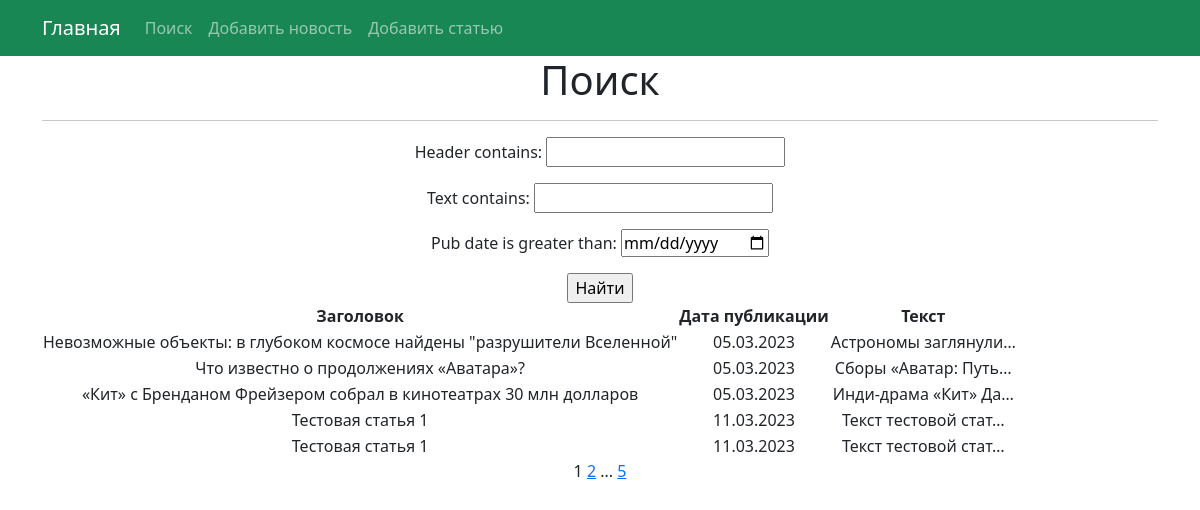
The app's page /news/search/ with its own data.
### news/models.py (models this page shows, shortened)
class Post(models.Model):
    NEWS = 'n'
    ARTICLE = 'a'
    POST_TYPE = [
        (NEWS, 'Новость'),
        (ARTICLE, 'Статья'),
    ]
    author = models.ForeignKey(Author, on_delete=models.CASCADE)
    type = models.CharField(max_length=1, choices=POST_TYPE, default=ARTICLE)
    pub_date = models.DateTimeField(auto_now_add=True)
    categories = models.ManyToManyField(Category, through='PostCategory')
    header = models.CharField(max_length=255)
    text = models.TextField(default='')
    rating = models.IntegerField(default=0)

### news/views.py (the view)
# urls.py: path('search/', NewsSearch.as_view(), name='search'),
class NewsSearch(ListView):
    model = Post
    ordering = 'pub_date'
    template_name = 'search.html'
    context_object_name = 'news_list'
    paginate_by = 5
    def get_queryset(self):
        queryset = super().get_queryset()
        self.filterset = PostFilter(self.request.GET, queryset)
        return self.filterset.qs
    def get_context_data(self, **kwargs):
        context = super().get_context_data(**kwargs)
        context['filterset'] = self.filterset
        return context

### news/templatetags/custom_filters.py (called while the page is built)
@register.filter()
def censor(value):
    text = value.split()
    censored = []
    for i in text:
        if i in CENSOR:
            censored.append(i[0] + '*' * (len(i) - 1))
        else:
            censored.append(i)
    return ' '.join(censored)

@register.simple_tag(takes_context=True)
def url_replace(context, **kwargs):
    d = context['request'].GET.copy()
    for k, v in kwargs.items():
        d[k] = v
    return d.urlencode()

### templates/search.html (shortened to what this page needs)
{% extends 'flatpages/default.html' %}
{% load custom_filters %}
{% block content %}
<h1>Поиск</h1>
<hr>
<form action="" method="get">
    {{ filterset.form.as_p }}
    <input type="submit" value="Найти" />
</form>
    {% if news_list %}
    <table>
        <thead>
            <th>
               Заголовок
            </th>
            <th>
                Дата публикации
            </th>
            <th>
                Текст
            </th>
        </thead>
    {% for news in news_list %}
        <tr>
            <td>
                {{ news.header|censor }}
            </td>
            <td>
                {{ news.pub_date|date:'d.m.Y' }}
            </td>
            <td>
                {{ news.text|truncatechars:20|censor }}
            </td>
        </tr>
        {% endfor %}
        {% endif %}
    </table>
    {{ page_obj.number }}
    {% if page_obj.has_next %}
        <a href="?{% url_replace page=page_obj.next_page_number%}">{{page_obj.next_page_number}}</a>
        {% if paginator.num_pages != page_obj.next_page_number %}
            ...
            <a href="?{% url_replace page=page_obj.paginator.num_pages%}">{{page_obj.paginator.num_pages}}</a>
        {% endif %}
    {% endif %}
{% endblock content %}

### templates/flatpages/default.html (shortened to what this page needs)
<!DOCTYPE html>
{% load static %}
<html lang="en">
    <head>
        <link href="{% static 'css/styles.css' %}" rel="stylesheet" />
    </head>
  <nav class="navbar navbar-expand-lg navbar-dark bg-success static-top">
            <div class="container">
                <a class="navbar-brand" href="/news/">Главная</a>
                <div class="collapse navbar-collapse" id="navbarResponsive">
                     <ul class="navbar-nav ml-auto">
                        <li class="nav-item active">
                            <a class="nav-link" href="/news/search">Поиск</a>
                        </li>
                         <li class="nav-item active">
                            <a class="nav-link" href="/news/news_add">Добавить новость</a>
                        </li>
                            <li class="nav-item">
                                <a class="nav-link" href="/news/article_add">Добавить статью</a>
                            </li>
                    </ul>
                </div>
            </div>
        </nav>
        <div class="container">
            <div class="row">
                <div class="col-lg-12 text-center">
                    {% block content %}{% endblock content %}
                </div>
            </div>
        </div>
    </body>
</html>

### records on screen
Post: header|censor "Невозможные объекты: в глубоком космосе найдены \"разрушители Вселенной\"", pub_date "05.03.2023", text|censor "Астрономы заглянули…"
Post: header|censor "Что известно о продолжениях «Аватара»?", pub_date "05.03.2023", text|censor "Сборы «Аватар: Путь…"
Post: header|censor "«Кит» с Бренданом Фрейзером собрал в кинотеатрах 30 млн долларов", pub_date "05.03.2023", text|censor "Инди-драма «Кит» Да…"
Post: header|censor "Тестовая статья 1", pub_date "11.03.2023", text|censor "Текст тестовой стат…"
Post: header|censor "Тестовая статья 1", pub_date "11.03.2023", text|censor "Текст тестовой стат…"

### other values on screen
{{ page_obj.number }} "1"
{{ page_obj.next_page_number }} "2"
{{ page_obj.paginator.num_pages }} "5"
